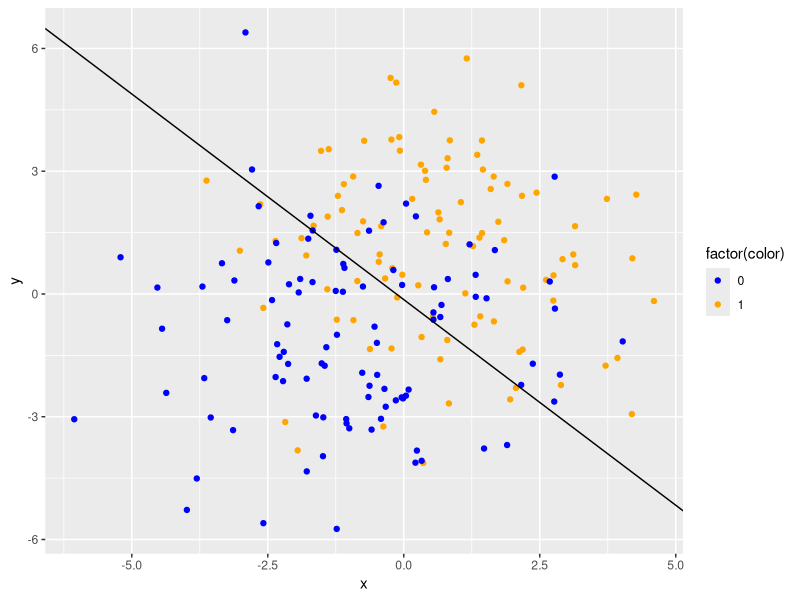
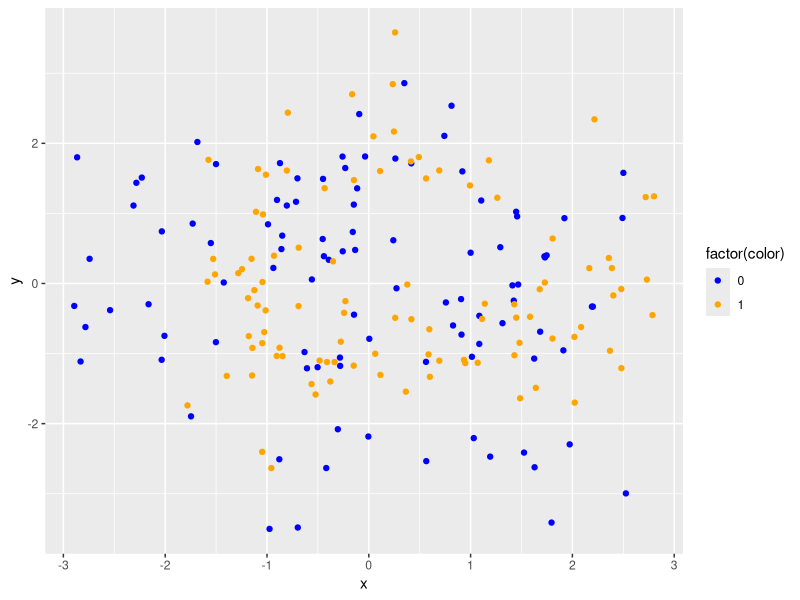

Recreate these plots in R, in order.
## ---- chunk 1
library(tidyverse)
library(mvtnorm)
## ---- chunk 2
rnorm(n = 10, mean = 1, sd = 2)
## ---- chunk 3
rmvnorm(n = 10, mean = c(1, 2), sigma = diag(c(3, 4)))
## ---- chunk 4
diag(c(3, 4))
## ---- chunk 5
diag(5)
## ---- chunk 6
orange_center <- c(1, 1)
blue_center <- c(-1, -1)

orange <- tibble(x = rnorm(100, mean = orange_center[1], sd = 2),
                 y = rnorm(100, mean = orange_center[2], sd = 2), color = 1)
blue <- tibble(x = rnorm(100, mean = -1, sd = 2),
               y = rnorm(100, mean = -1, sd = 2), color = 0)
training <- rbind(orange, blue)
## ---- chunk 7
head(training)
## ---- chunk 8
fit <- lm(color ~ x + y, data = training)
## ---- chunk 9
summary(fit)
## ---- chunk 10
intercept <- coef(fit)[1]
coef_x <- coef(fit)[2]
coef_y <- coef(fit)[3]
## ---- chunk 11
ggplot(data = training) +
  geom_point(mapping = aes(x = x, y = y, color = factor(color))) +
  scale_color_manual(values = c("0" = "blue", "1" = "orange")) +
  geom_abline(intercept = (intercept - 0.5) / (-coef_y), slope = coef_x / (-coef_y))
## ---- chunk 12
orange_centers <- tibble(x = rnorm(10, 0, 1), y = rnorm(10, 0, 1))
blue_centers <- tibble(x = rnorm(10, 0, 1), y = rnorm(10, 0, 1))
## ---- chunk 13
orange_matrix <- matrix(, nrow = 100, ncol = 3)
blue_matrix <- matrix(,nrow = 100, ncol = 3)

for (i in 1:100) {
  rand_blue <- sample(1:10)
  rand_orange <- sample(1:10)
  
  blue_center <- c(blue_centers$x[rand_blue], blue_centers$y[rand_blue])
  orange_center <- c(orange_centers$x[rand_orange], orange_centers$y[rand_orange])
  
  blue_point <- rnorm(2, mean = blue_center, sd = sqrt(1/5))
  orange_point <- rnorm(2, mean = orange_center, sd = sqrt(1/5))
  
  blue_matrix[i, ] <- c(blue_point, 0)
  orange_matrix[i, ] <- c(orange_point, 1)
}

colnames(blue_matrix) <- c("x", "y", "color")
colnames(orange_matrix) <- c("x", "y", "color")

blue <- as_tibble(blue_matrix)
orange <- as_tibble(orange_matrix)

training <- rbind(blue, orange)
## ---- chunk 14
ggplot(data = training) +
  geom_point(mapping = aes(x = x, y = y, color = factor(color))) +
  scale_color_manual(values = c("0" = "blue", "1" = "orange"))
